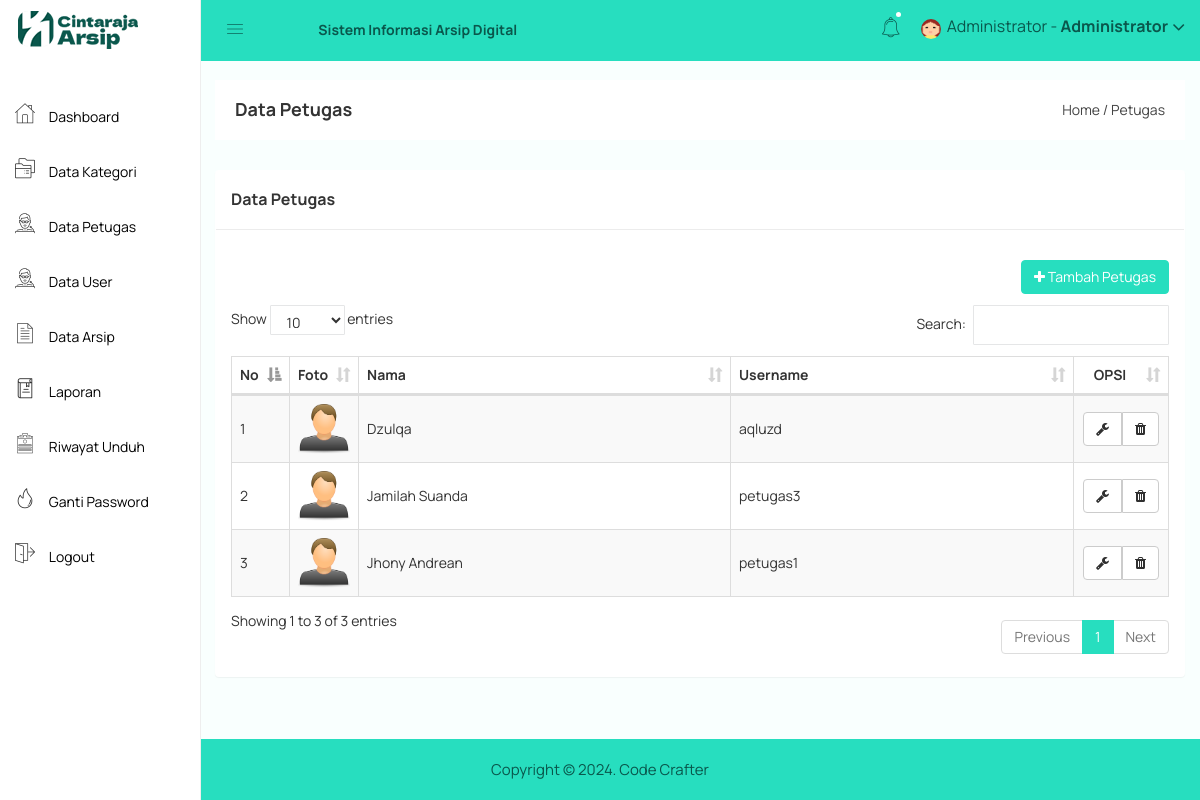
The app's page /admin/petugas.php (signed in) with its own data.
### tables this page shows
CREATE TABLE `petugas` (
  `petugas_id` int(11) NOT NULL,
  `petugas_nama` varchar(255) NOT NULL,
  `petugas_username` varchar(255) NOT NULL,
  `petugas_password` varchar(255) NOT NULL,
  `petugas_foto` varchar(255) NOT NULL
);

### admin/petugas.php (the view)
<?php include 'header.php'; ?>
<div class="breadcome-area">
    <div class="container-fluid">
        <div class="row">
            <div class="col-lg-12 col-md-12 col-sm-12 col-xs-12">
                <div class="breadcome-list">
                    <div class="row">
                        <div class="col-lg-6 col-md-6 col-sm-6 col-xs-12">
                            <div class="breadcome-heading">
                                <h4 style="margin-bottom: 0px">Data Petugas</h4>
                            </div>
                        </div>
                        <div class="col-lg-6 col-md-6 col-sm-6 col-xs-12">
                            <ul class="breadcome-menu" style="padding-top: 0px">
                                <li><a href="#">Home</a> <span class="bread-slash">/</span></li>
                                <li><span class="bread-blod">Petugas</span></li>
                            </ul>
                        </div>
                    </div>
                </div>
            </div>
        </div>
    </div>
</div>
<div class="container-fluid">
    <div class="panel panel">
        <div class="panel-heading">
            <h3 class="panel-title">Data Petugas</h3>
        </div>
        <div class="panel-body">
            <div class="pull-right">
                <a href="petugas_tambah.php" class="btn btn-primary"><i class="fa fa-plus"></i> Tambah Petugas</a>
            </div>
            <br>
            <br>
            <br>
            <table id="table" class="table table-bordered table-striped table-hover table-datatable">
                <thead>
                    <tr>
                        <th width="1%">No</th>
                        <th width="5%">Foto</th>
                        <th>Nama</th>
                        <th>Username</th>
                        <th class="text-center" width="10%">OPSI</th>
                    </tr>
                </thead>
                <tbody>
                    <?php
                    include '../koneksi.php';
                    $no = 1;
                    $petugas = mysqli_query($koneksi,"SELECT * FROM petugas ORDER BY petugas_id DESC");
                    while($p = mysqli_fetch_array($petugas)){
                        ?>
                        <tr>
                            <td><?php echo $no++; ?></td>
                            <td>
                                <?php
                                if($p['petugas_foto'] == ""){
                                    ?>
                                    <img class="img-user" src="../gambar/sistem/user.png">
                                    <?php
                                }else{
                                    ?>
                                    <img class="img-user" src="../gambar/petugas/<?php echo $p['petugas_foto']; ?>">
                                    <?php
                                }
                                ?>
                            </td>
                            <td><?php echo $p['petugas_nama'] ?></td>
                            <td><?php echo $p['petugas_username'] ?></td>
                            <td class="text-center">
                                <div class="btn-group">
                                    <a href="petugas_edit.php?id=<?php echo $p['petugas_id']; ?>" class="btn btn-default"><i class="fa fa-wrench"></i></a>
                                    <a href="petugas_hapus.php?id=<?php echo $p['petugas_id']; ?>" class="btn btn-default"><i class="fa fa-trash"></i></a>
                                </div>
                            </td>
                        </tr>
                        <?php
                    }
                    ?>
                </tbody>
            </table>
        </div>
    </div>
</div>
<?php include 'footer.php'; ?>

### admin/header.php (shortened to what this page needs)
<!doctype html>
<html>
<head>
    <link rel="stylesheet" href="../assets/css/bootstrap.min.css">
    <link rel="stylesheet" href="../assets/css/font-awesome.min.css">
    <link rel="stylesheet" href="../assets/css/owl.carousel.css">
    <link rel="stylesheet" href="../assets/css/owl.theme.css">
    <link rel="stylesheet" href="../assets/css/owl.transitions.css">
    <link rel="stylesheet" href="../assets/css/animate.css">
    <link rel="stylesheet" href="../assets/css/normalize.css">
    <link rel="stylesheet" href="../assets/css/meanmenu.min.css">
    <link rel="stylesheet" href="../assets/css/main.css">
    <link rel="stylesheet" href="../assets/css/educate-custon-icon.css">
    <link rel="stylesheet" href="../assets/css/morrisjs/morris.css">
    <link rel="stylesheet" href="../assets/css/scrollbar/jquery.mCustomScrollbar.min.css">
    <link rel="stylesheet" href="../assets/css/metisMenu/metisMenu.min.css">
    <link rel="stylesheet" href="../assets/css/metisMenu/metisMenu-vertical.css">
    <link rel="stylesheet" href="../assets/css/calendar/fullcalendar.min.css">
    <link rel="stylesheet" href="../assets/css/calendar/fullcalendar.print.min.css">
    <link rel="stylesheet" href="../assets/style.css">
    <link rel="stylesheet" href="../assets/css/responsive.css">
    <link rel="stylesheet" href="../assets/css/style.css">
    <link rel="stylesheet" type="text/css" href="../assets/js/DataTables/datatables.css">
    <?php
    include '../koneksi.php';
    ?>
</head>
<body>
    <div class="left-sidebar-pro">
        <nav id="sidebar" class="">
            <div class="sidebar-header">
                <a href="index.php"><img class="main-logo" src="../assets/img/logo/logo.png" alt="" /></a>
            </div>
            <div class="left-custom-menu-adp-wrap comment-scrollbar">
                <nav class="sidebar-nav left-sidebar-menu-pro" style="margin-top: 30px">
                    <ul class="metismenu" id="menu1">
                        <li class="active">
                            <a href="index.php">
                                <span class="educate-icon educate-home icon-wrap"></span>
                                <span class="mini-click-non">Dashboard</span>
                            </a>
                        </li>
                        <li>
                            <a href="kategori.php" aria-expanded="false"><span class="educate-icon educate-course icon-wrap sub-icon-mg" aria-hidden="true"></span> <span class="mini-click-non">Data Kategori</span></a>
                        </li>
                        <li>
                            <a href="petugas.php" aria-expanded="false"><span class="educate-icon educate-professor icon-wrap sub-icon-mg" aria-hidden="true"></span> <span class="mini-click-non">Data Petugas</span></a>
                        </li>
                        <li>
                            <a href="user.php" aria-expanded="false"><span class="educate-icon educate-professor icon-wrap sub-icon-mg" aria-hidden="true"></span> <span class="mini-click-non">Data User</span></a>
                        </li>
                        <li>
                            <a href="arsip.php" aria-expanded="false"><span class="educate-icon educate-data-table icon-wrap sub-icon-mg" aria-hidden="true"></span> <span class="mini-click-non">Data Arsip</span></a>
                        </li>
                        <li>
                            <a href="laporan.php" aria-expanded="false"><span class="educate-icon educate-library icon-wrap sub-icon-mg" aria-hidden="true"></span> <span class="mini-click-non">Laporan</span></a>
                        </li>
                        <li>
                            <a href="riwayat.php" aria-expanded="false"><span class="educate-icon educate-form icon-wrap sub-icon-mg" aria-hidden="true"></span> <span class="mini-click-non">Riwayat Unduh</span></a>
                        </li>
                        <li>
                            <a href="gantipassword.php" aria-expanded="false"><span class="educate-icon educate-danger icon-wrap sub-icon-mg" aria-hidden="true"></span> <span class="mini-click-non">Ganti Password</span></a>
                        </li>
                        <li>
                            <a href="logout.php" aria-expanded="false"><span class="educate-icon educate-pages icon-wrap sub-icon-mg" aria-hidden="true"></span> <span class="mini-click-non">Logout</span></a>
                        </li>
                    </ul>
                </nav>
            </div>
        </nav>
    </div>
    <div class="all-content-wrapper">
        <div class="container-fluid">
            <div class="row">
                <div class="col-lg-12 col-md-12 col-sm-12 col-xs-12">
                    <div class="logo-pro">
                        <a href="index.html"><img class="main-logo" src="../assets/img/logo/logo.png" alt="" /></a>
                    </div>
                </div>
            </div>
        </div>
        <div class="header-advance-area">
            <div style='background-color:#27debf;' class="header-top-area">
                <div class="container-fluid">
                    <div class="row">
                        <div  class="col-lg-12 col-md-12 col-sm-12 col-xs-12">
                            <div class="header-top-wraper">
                                <div class="row">
                                    <div class="col-lg-1 col-md-0 col-sm-12 col-xs-12">
                                        <div class="menu-switcher-pro">
                                            <button style="color:#0a574c;"  type="button" id="sidebarCollapse" class="btn bar-button-pro header-drl-controller-btn btn-info navbar-btn">
                                                <i class="educate-icon educate-nav"></i>
                                            </button>
                                        </div>
                                    </div>
                                    <div class="col-lg-5 col-md-6 col-sm-12 col-xs-12">
                                        <div class="header-top-menu tabl-d-n">
                                            <ul class="nav navbar-nav mai-top-nav">
                                                <li class="nav-item"><a href="#" style="color:#0a574c;font-weight:bold;" class="nav-link">Sistem Informasi Arsip Digital</a></li>
                                            </ul>
                                        </div>
                                    </div>
                                    <div class="col-lg-6 col-md-6 col-sm-12 col-xs-12">
                                        <div class="header-right-info">
                                            <ul class="nav navbar-nav mai-top-nav header-right-menu">
                                                <li class="nav-item">
                                                    <a href="#" data-toggle="dropdown" role="button" aria-expanded="false" class="nav-link dropdown-toggle"><i style="color:#0a574c;" class="educate-icon educate-bell" aria-hidden="true"></i><span class="indicator-nt"></span></a>
                                            </li>
                                            <li class="nav-item">
                                                <a href="#" data-toggle="dropdown" role="button" aria-expanded="false" class="nav-link dropdown-toggle">
                                                    <?php
                                                    $id_admin = $_SESSION['id'];
                                                    $profil = mysqli_query($koneksi,"select * from admin where admin_id='$id_admin'");
                                                    $profil = mysqli_fetch_assoc($profil);
                                                    if($profil['admin_foto'] == ""){
                                                    ?>
                                                    <img src="../gambar/sistem/user.png" style="width: 20px;height: 20px">
                                                <?php }else{ ?>
                                                    <img src="../gambar/admin/<?php echo $profil['admin_foto'] ?>" style="width: 20px;height: 20px">
                                                <?php } ?>
                                                <span style="color:#0a574c;"  class="admin-name"><?php echo $_SESSION['nama']; ?> -  <b>Administrator</b> </span>
                                                <i style="color:#0a574c;"  class="fa fa-angle-down edu-icon edu-down-arrow"></i>
                                            </a>
                                        </li>
                                    </ul>
                                </div>
                            </div>
                        </div>
                    </div>
                </div>
            </div>
        </div>
    </div>
</div>

### assets/css/main.css (style rules this page uses)
html { color: #222; font-size: 1em; line-height: 1.4; }
audio, canvas, iframe, img, svg, video { vertical-align: middle; }

### assets/css/metisMenu/metisMenu-vertical.css (style rules this page uses)
.sidebar-nav { background: #fff; }
.sidebar-nav ul { padding: 0; margin: 0; list-style: none; background: #f5f5f5; }
.sidebar-nav .metismenu { background: #fff; display: -webkit-box; display: -ms-flexbox; display: flex; -webkit-box-orient: vertical; -webkit-box-direction: normal; -ms-flex-direction: column; flex-direction: column; }
.sidebar-nav .metismenu li + li { margin-top: 5px; }
.sidebar-nav .metismenu li:last-child { margin-bottom: 5px; }
.sidebar-nav .metismenu > li { display: -webkit-box; display: -ms-flexbox; display: flex; -webkit-box-orient: vertical; -webkit-box-direction: normal; -ms-flex-direction: column; flex-direction: column; position: relative; }
.sidebar-nav .metismenu a { position: relative; display: block; padding: 13px 15px; color: #444; outline-width: 0; transition: all .3s ease-out; font-size:16px; font-weight:400; }
.sidebar-nav .metismenu li .icon-wrap { margin-right:5px; font-size:20px; color:#303030; }
.sidebar-nav .metismenu li .sub-icon-mg { margin-right:5px; font-size:16px; }

### assets/css/style.css (style rules this page uses)
.img-user { width: 100px; }
table .btn { margin: 0px !important; }
.btn-primary { background: #27debf; color: white !important; border: 1px solid #27debf; }
.panel { margin-bottom: 3rem !important; }
.panel-heading { padding: 20px 15px; border-bottom: 1px solid #ececec; }
.sidebar-nav .metismenu a { position: relative; display: block; padding: 13px 15px; color: #000; outline-width: 0; transition: all 0.3s ease-out; font-size: 14px; font-weight: 400; }
.sidebar-nav .metismenu a > .icon-wrap { font-size: 20px; margin-right: 11px; }
#sidebar { border-right: 1px solid #eee; }
.all-content-wrapper { min-height: 500px; }
td { vertical-align: middle !important; }

### assets/js/DataTables/datatables.css (style rules this page uses)
table.dataTable { clear: both; margin-top: 6px !important; margin-bottom: 6px !important; max-width: none !important; border-collapse: separate !important; }
table.dataTable td, table.dataTable th { -webkit-box-sizing: content-box; box-sizing: content-box; }
table.dataTable thead > tr > th.sorting_asc, table.dataTable thead > tr > th.sorting_desc, table.dataTable thead > tr > th.sorting, table.dataTable thead > tr > td.sorting_asc, table.dataTable thead > tr > td.sorting_desc, table.dataTable thead > tr > td.sorting { padding-right: 30px; }
table.dataTable thead .sorting, table.dataTable thead .sorting_asc, table.dataTable thead .sorting_desc, table.dataTable thead .sorting_asc_disabled, table.dataTable thead .sorting_desc_disabled { cursor: pointer; position: relative; }
table.dataTable thead .sorting:after, table.dataTable thead .sorting_asc:after, table.dataTable thead .sorting_desc:after, table.dataTable thead .sorting_asc_disabled:after, table.dataTable thead .sorting_desc_disabled:after { position: absolute; bottom: 8px; right: 8px; display: block; font-family: 'Glyphicons Halflings'; opacity: 0.5; }
table.dataTable thead .sorting:after { opacity: 0.2; content: "\e150"; }
table.dataTable thead .sorting_asc:after { content: "\e155"; }
table.table-bordered.dataTable th, table.table-bordered.dataTable td { border-left-width: 0; }
table.table-bordered.dataTable th:last-child, table.table-bordered.dataTable th:last-child, table.table-bordered.dataTable td:last-child, table.table-bordered.dataTable td:last-child { border-right-width: 0; }
table.table-bordered.dataTable tbody th, table.table-bordered.dataTable tbody td { border-bottom-width: 0; }

### records on screen
petugas: petugas_nama "Dzulqa", petugas_username "aqluzd"
petugas: petugas_nama "Jamilah Suanda", petugas_username "petugas3"
petugas: petugas_nama "Jhony Andrean", petugas_username "petugas1"

### other values on screen
$_SESSION['nama'] "Administrator"
